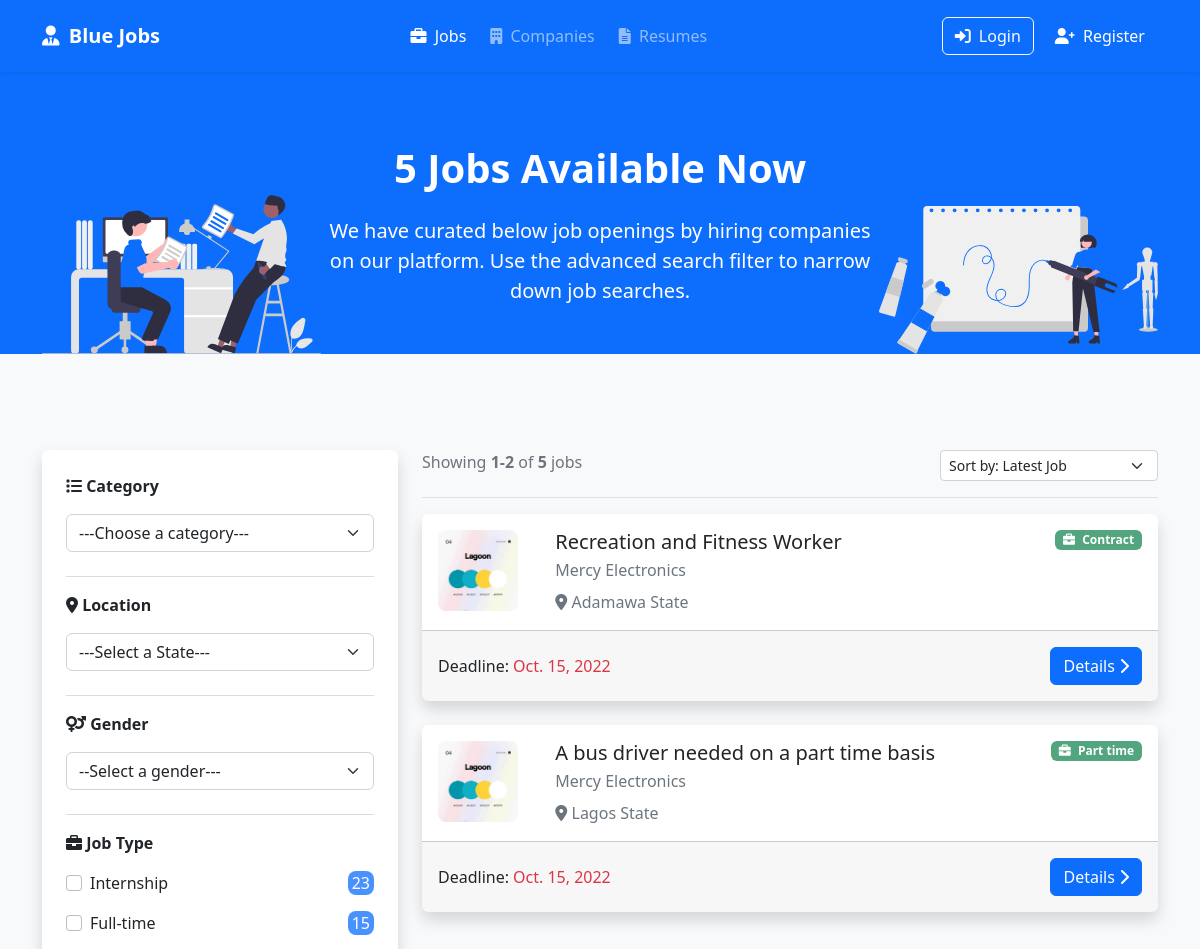
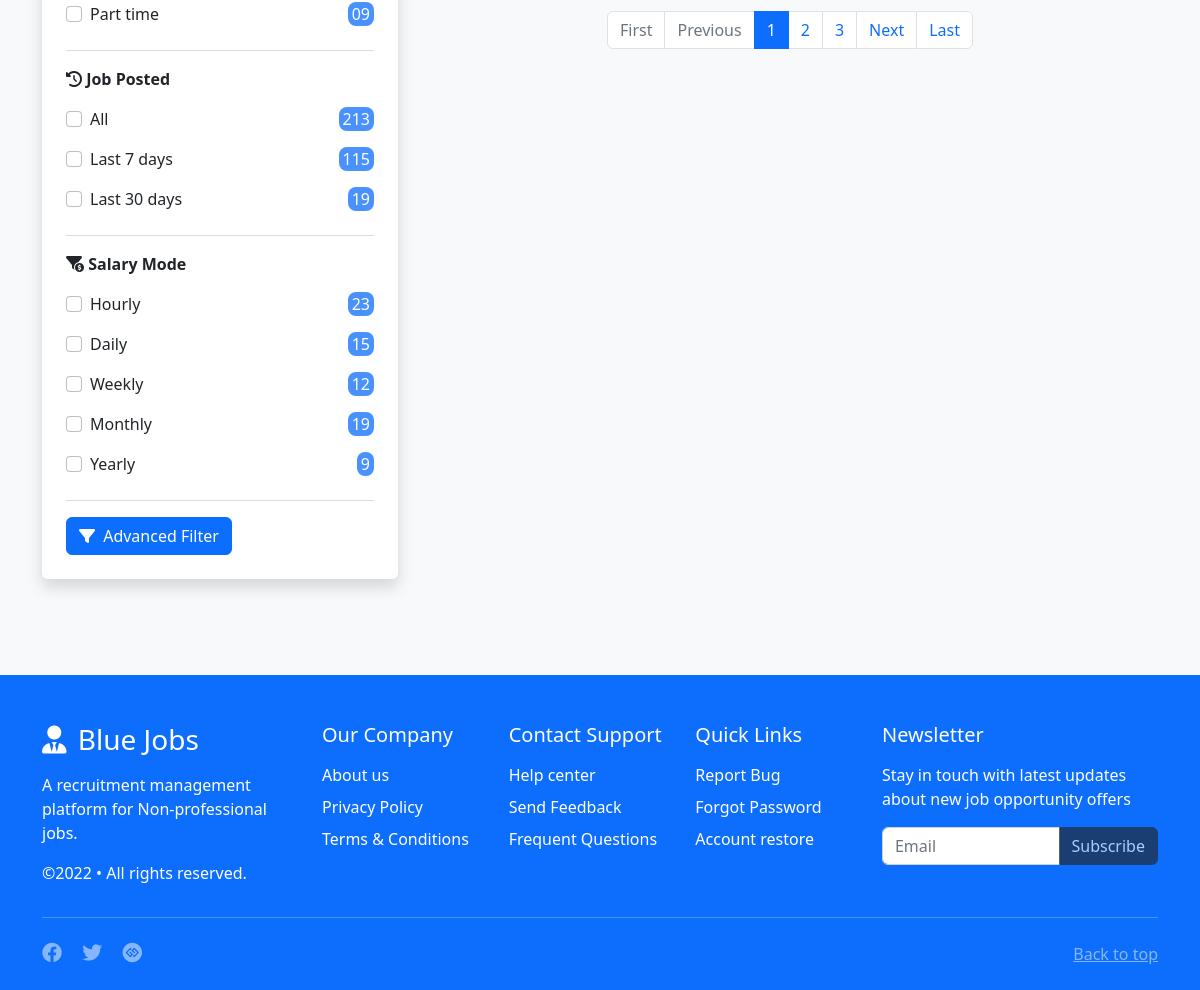
Screenshot of /jobs/ with the database file from the repository (2 pictures, top to bottom).
### jobs/models.py (models this page shows, shortened)
class Job(models.Model):
    class JobStatus(models.TextChoices):
        ACTIVE = 'A', _('Active')
        INACTIVE = 'I', _('Inactive')
    class SalarySchedule(models.TextChoices):
        HOURLY = 'H', _('Hourly')
        DAILY = 'D', _('Daily')
        WEEKLY = 'W', _('Weekly')
        MONTHLY = 'M', _('Monthly')
        YEARLY = 'Y', _('Yearly')
    class GenderStatus(models.TextChoices):
        MALE = 'M', _('Male')
        FEMALE = 'F', _('Female')
    title = models.CharField(verbose_name=_('Title'), max_length=255)
    slug = models.SlugField(verbose_name=_('Slug'), max_length=255, unique=True)
    description = models.TextField(_('Description')) # use RichTextEditor
    salary_mode = models.CharField(
        _('Salary Mode'), max_length=1, choices=SalarySchedule.choices)
    base_salary_amount = models.PositiveIntegerField()
    maximum_salary_amount = models.PositiveIntegerField(blank=True, null=True)
    experience = models.PositiveIntegerField(_('Years of experience'),
                                             blank=True, null=True)
    vacancy = models.PositiveIntegerField(blank=True, null=True)
    application_deadline = models.DateField()
    qualification_title = models.CharField(_('Qualification title'), max_length=50, blank=True)
    gender = models.CharField(max_length=1, choices=GenderStatus.choices, blank=True)
    status = models.CharField(
        max_length=1, choices=JobStatus.choices, default=JobStatus.ACTIVE)
    category = models.ForeignKey(Category, verbose_name=_('Category'), null=True,
                                 related_name='jobs', on_delete=models.SET_NULL)
    jobtype = models.ForeignKey(JobType, verbose_name=_('Job Type'), null=True,
                                on_delete=models.SET_NULL)
    company = models.ForeignKey(Company, verbose_name=_('Company'),
                                related_name='jobs', on_delete=models.CASCADE)
    address = models.CharField(max_length=255, blank=True)
    state = models.ForeignKey(State, verbose_name=_('State'), null=True,
                              on_delete=models.SET_NULL)
    impressions = models.PositiveIntegerField(default=0)
    sponsored = models.BooleanField(_('Sponsored'), default=False)
    created = models.DateTimeField(auto_now_add=True)
    updated = models.DateTimeField(auto_now=True)
    objects = models.Manager()
    active = ActiveJobManager()
    class Meta:
        verbose_name = _('Job')
        verbose_name_plural = _('Jobs')
        ordering = ['application_deadline', '-created']
    def get_absolute_url(self):
        return reverse('jobs:detail', kwargs={'slug': self.slug})

class JobType(models.Model):
    name = models.CharField(_('Name'), unique=True, max_length=15)
    slug = models.SlugField(_('Slug'), unique=True, max_length=15)
    class Meta:
        verbose_name = _('Job Type')
        verbose_name_plural = _('Job Types')
        ordering = ['name']
    def __str__(self):
        return self.name

class State(models.Model):
    name = models.CharField(_('Name'), unique=True, max_length=25)
    slug = models.SlugField(_('Slug'), unique=True, max_length=25)
    class Meta:
        verbose_name = _('State')
        verbose_name_plural = _('States')
        ordering = ['name']
    def __str__(self):
        return self.name

### account/models.py (models this page shows, shortened)
class Company(models.Model):
    user = models.OneToOneField(User, on_delete=models.CASCADE)
    name = models.CharField('Company name', max_length=100, unique=True)
    slug = models.SlugField(max_length=100, unique=True, null=True)
    about = models.TextField(max_length=5000)
    logo = models.ImageField(upload_to='logos', blank=True) # crop logo to 80x80
    contact_person = models.CharField(max_length=255)
    position_in_company = models.CharField(max_length=50)
    established = models.DateField(blank=True, null=True)
    website = models.URLField(blank=True, null=True)
    address = models.CharField(max_length=50, blank=True)
    staff_strength = models.CharField('Number of employees', max_length=50, blank=True)
    phone_number = models.CharField(max_length=13, blank=True)
    created = models.DateTimeField(_('Created'), auto_now_add=True)
    updated = models.DateTimeField(_('Updated'), auto_now=True)
    class Meta:
        ordering = ['-created']
        verbose_name_plural = 'Companies'

### jobs/views.py (the view)
# urls.py: path('', views.job_list, name='list'),
def job_list(request):
    jobs = Job.active.all()
    jobs = mk_paginator(request, jobs, 2)
    template = 'jobs.html'
    context = {
        'jobs': jobs,
    }
    return render(request, template, context)

### jobs/managers.py (called while the page is built)
    def get_queryset(self):
        return super().get_queryset().filter(status=self.model.JobStatus.ACTIVE)

### jobs/utils.py (called while the page is built)
def mk_paginator(request, items, num_items):
    paginator = Paginator(items, num_items)
    page = request.GET.get('page', 1)
    try:
        items = paginator.page(page)
    except PageNotAnInteger:
        items = paginator.page(1)
    except EmptyPage:
        items = paginator.page(paginator.num_pages)
    return items

### templates/jobs.html (shortened to what this page needs)
{% extends "base.html" %}
{% load static i18n %}
{% block content %}
<section class="bg-primary">
    <div class="container mt-4">
        <div class="d-flex justify-content-between align-items-end">
            <img class="img-fluid w-25 d-none d-lg-block" src="{% static 'img/job-left.svg' %}" alt="job-left">
            <div class="text-white text-center">
                <h1 class="fw-bolder mt-5 mb-4">{{ jobs.paginator.count }} {% trans 'Jobs Available Now' %}</h1>
                <p class="mb-5 lead">{% trans 'We have curated below job openings by hiring companies on our platform. Use the advanced search filter to narrow down job searches.' %}</p>
            </div>
            <img class="img-fluid w-25 d-none d-lg-block" src="{% static 'img/job-right.svg' %}" alt="job-right">
        </div>
    </div>
</section>
<section class="py-5 bg-light">
    <div class="container my-5">
        <div class="row">
            <aside class="col-lg-4 d-none d-lg-block">
                <div class="card p-4 border-0 shadow">
                    <form action="" method="get">
                        <div class="form-group mb-4">
                            <label for="" class="form-label fw-bold mb-3"><i class="fa-solid fa-list"></i> Category</label>
                            <select class="form-select">
                                <option selected>---Choose a category---</option>
                            </select>
                        </div>
                        <hr class="text-muted">
                        <div class="form-group mb-4">
                            <label for="" class="form-label fw-bold mb-3"><i class="fa-solid fa-location-dot"></i> Location</label>
                            <select class="form-select">
                                <option selected>---Select a State---</option>
                            </select>
                        </div>
                        <hr class="text-muted">
                        <div class="form-group mb-4">
                            <label for="" class="form-label fw-bold mb-3"><i class="fa-solid fa-venus-mars"></i> Gender</label>
                            <select class="form-select">
                                <option selected>--Select a gender---</option>
                            </select>
                        </div>
                        <hr class="text-muted">
                        <div class="form-group mb-4">
                            <label for="" class="form-label fw-bold mb-3"><i class="fa-solid fa-briefcase"></i> Job Type</label>
                            <div class="form-check mb-3 d-flex justify-content-between">
                                <div>
                                    <input class="form-check-input" type="checkbox" value="" id="">
                                    <label class="form-check-label" for="">Internship</label>
                                </div>
                                <span class="px-1 text-bg-primary opacity-75 rounded-3">23</span>
                            </div>
                            <div class="form-check mb-3 d-flex justify-content-between">
                                <div>
                                    <input class="form-check-input" type="checkbox" value="" id="">
                                    <label class="form-check-label" for="">Full-time</label>
                                </div>
                                <span class="px-1 text-bg-primary opacity-75 rounded-3">15</span>
                            </div>
                            <div class="form-check mb-3 d-flex justify-content-between">
                                <div>
                                    <input class="form-check-input" type="checkbox" value="" id="">
                                    <label class="form-check-label" for="">Part time</label>
                                </div>
                                <span class="px-1 text-bg-primary opacity-75 rounded-3">09</span>
                            </div>
                        </div>
                        <hr class="text-muted">
                        <div class="form-group mb-4">
                            <label for="" class="form-label fw-bold mb-3"><i class="fa-solid fa-clock-rotate-left"></i> Job Posted</label>
                            <div class="form-check mb-3 d-flex justify-content-between">
                                <div>
                                    <input class="form-check-input" type="checkbox" value="" id="">
                                    <label class="form-check-label" for="">All</label>
                                </div>
                                <span class="px-1 text-bg-primary opacity-75 rounded-3">213</span>
                            </div>
                            <div class="form-check mb-3 d-flex justify-content-between">
                                <div>
                                    <input class="form-check-input" type="checkbox" value="" id="">
                                    <label class="form-check-label" for="">Last 7 days</label>
                                </div>
                                <span class="px-1 text-bg-primary opacity-75 rounded-3">115</span>
                            </div>
                            <div class="form-check mb-3 d-flex justify-content-between">
                                <div>
                                    <input class="form-check-input" type="checkbox" value="" id="">
                                    <label class="form-check-label" for="">Last 30 days</label>
                                </div>
                                <span class="px-1 text-bg-primary opacity-75 rounded-3">19</span>
                            </div>
                        </div>
                        <hr class="text-muted">
                        <div class="form-group mb-4">
                            <label for="" class="form-label fw-bold mb-3"><i class="fa-solid fa-filter-circle-dollar"></i> Salary Mode</label>
                            <div class="form-check mb-3 d-flex justify-content-between">
                                <div>
                                    <input class="form-check-input" type="checkbox" value="" id="">
                                    <label class="form-check-label" for="">Hourly</label>
                                </div>
                                <span class="px-1 text-bg-primary opacity-75 rounded-3">23</span>
                            </div>
                            <div class="form-check mb-3 d-flex justify-content-between">
                                <div>
                                    <input class="form-check-input" type="checkbox" value="" id="">
                                    <label class="form-check-label" for="">Daily</label>
                                </div>
                                <span class="px-1 text-bg-primary opacity-75 rounded-3">15</span>
                            </div>
                            <div class="form-check mb-3 d-flex justify-content-between">
                                <div>
                                    <input class="form-check-input" type="checkbox" value="" id="">
                                    <label class="form-check-label" for="">Weekly</label>
                                </div>
                                <span class="px-1 text-bg-primary opacity-75 rounded-3">12</span>
                            </div>
                            <div class="form-check mb-3 d-flex justify-content-between">
                                <div>
                                    <input class="form-check-input" type="checkbox" value="" id="">
                                    <label class="form-check-label" for="">Monthly</label>
                                </div>
                                <span class="px-1 text-bg-primary opacity-75 rounded-3">19</span>
                            </div>
                            <div class="form-check mb-3 d-flex justify-content-between">
                                <div>
                                    <input class="form-check-input" type="checkbox" value="" id="">
                                    <label class="form-check-label" for="">Yearly</label>
                                </div>
                                <span class="px-1 text-bg-primary opacity-75 rounded-3">9</span>
                            </div>
                        </div>
                        <hr class="text-muted">
                        <button class="btn btn-primary" type="submit"><i class="fa-solid fa-filter me-1"></i> Advanced Filter</button>
                    </form>
                </div>
            </aside>
            <div class="col-lg-8">
                {% if jobs %}
                <div class="d-flex justify-content-between mb-3 border-bottom">
                    <div>
                        <p class="text-muted">Showing <span class="fw-bold">{{ jobs.start_index }}-{{ jobs.end_index }}</span> of <span class="fw-bold">{{ jobs.paginator.count }}</span> jobs</p>
                    </div>
                    <div>
                        <select class="form-select form-select-sm mb-3">
                            <option selected>Sort by: Latest Job</option>
                        </select>
                    </div>
                </div>
                <div class="row g-4">
                    {% for job in jobs %}
                    <div class="col-12 {% if forloop.last %}mb-5{% endif %}">{% include 'partials/_job_grid.html' %}</div>
                    {% endfor %}
                </div>
                {% include 'partials/_pagination.html' with page_obj=jobs %}
                {% else %}
                <div class="d-flex justify-content-center pt-5 mt-5">
                    <img src="{% static 'img/empty.svg' %}" class="img-fluid w-25" alt="">
                </div>
                {% endif %}
            </div>
        </div>
    </div>
</section>
{% endblock %}

### templates/partials/_job_grid.html
<div class="card shadow border-0">
    <div class="card-body">
        <div class="row g-0">
            <div class="col-lg-2 d-none d-lg-block">
                {% if job.company.logo %}<img src="{{ job.company.logo.url }}" width="80px" height="80px" alt="{{ job.company.name }}" class="img-fluid rounded-3">{% endif %}
            </div>
            <div class="col-lg-10">
                <div class="mt-3 mt-lg-0">
                    <span class="badge bg-success opacity-75 float-end"><i class="fa-solid fa-briefcase me-1"></i> {{ job.jobtype }}</span>
                    <h5 class="mb-1">{{ job.title }}</h5>
                    <p class="text-muted mb-0">{{ job.company.name }}</p>
                    <div class="mt-2 text-muted">
                        <i class="fas fa-location-dot"></i> {{ job.state }} State
                    </div>
                </div>
            </div>
        </div>
    </div>
    <div class="p-3 card-footer">
        <div class="d-flex justify-content-between">
            <div class="d-flex align-items-center">
                Deadline: <span class="text-danger ms-1">{% if job.application_deadline %}{{ job.application_deadline }}{% else %}&infin;{% endif %}</span>
            </div>
            <div>
                <a href="{{ job.get_absolute_url }}" class="btn btn-primary">Details <i class="fas fa-chevron-right"></i></a>
            </div>
        </div>
    </div>
</div>

### rows the page displays
Job: company.logo (picture), jobtype "Contract", title "Recreation and Fitness Worker", company.name "Mercy Electronics", state "Adamawa", application_deadline "Oct. 15, 2022"
Job: company.logo (picture), jobtype "Part time", title "A bus driver needed on a part time basis", company.name "Mercy Electronics", state "Lagos", application_deadline "Oct. 15, 2022"

### other values shown
{{ jobs.paginator.count }} "5"
{{ jobs.start_index }} "1"
{{ jobs.end_index }} "2"
{{ page_num }} "1"
{{ page_num }} "2" "3"
